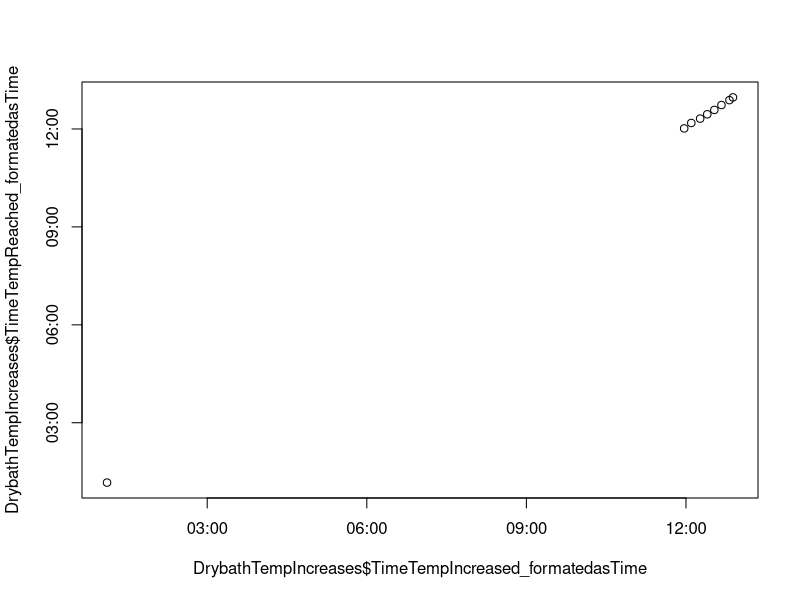
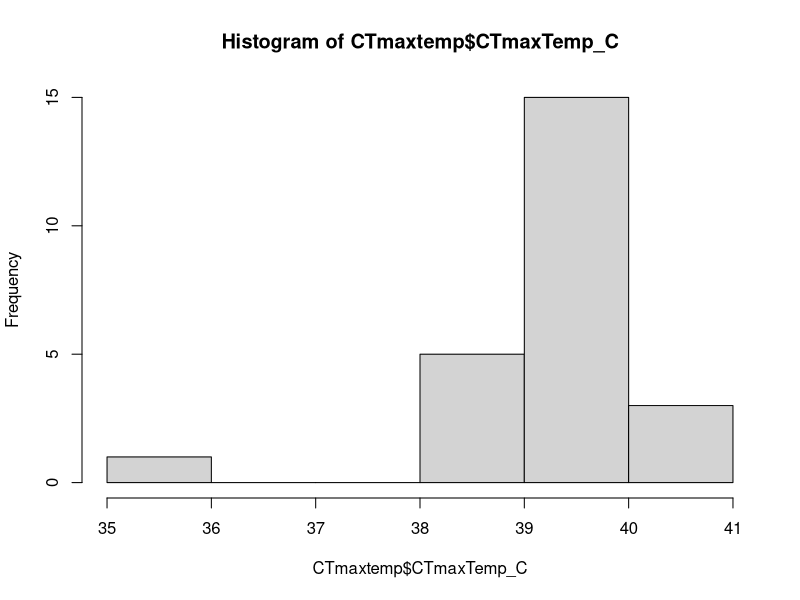
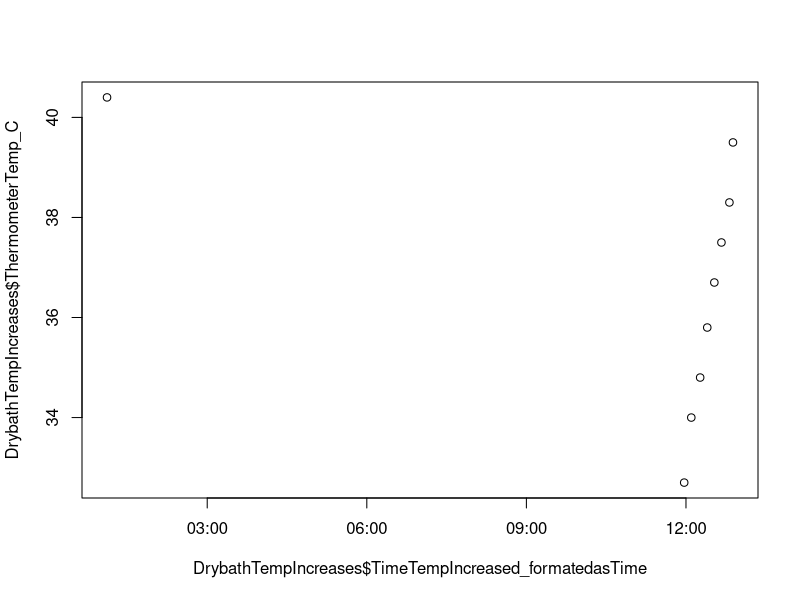
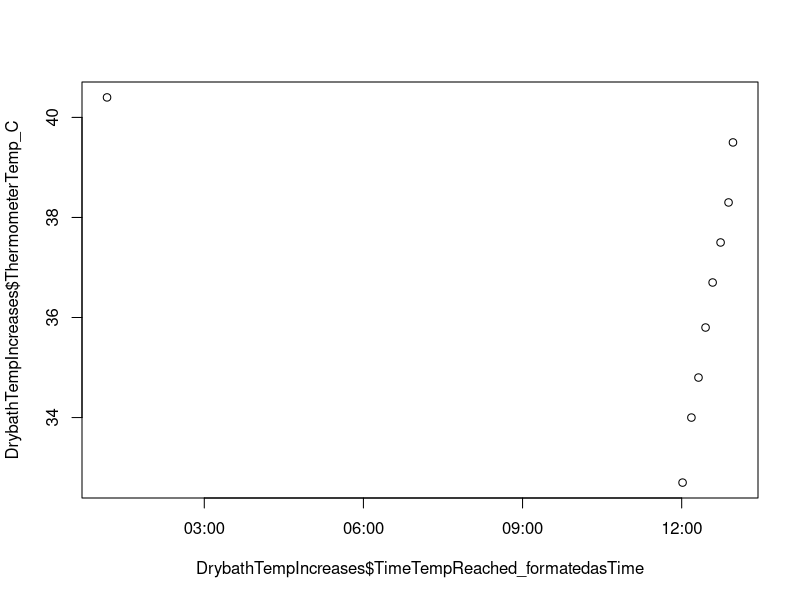
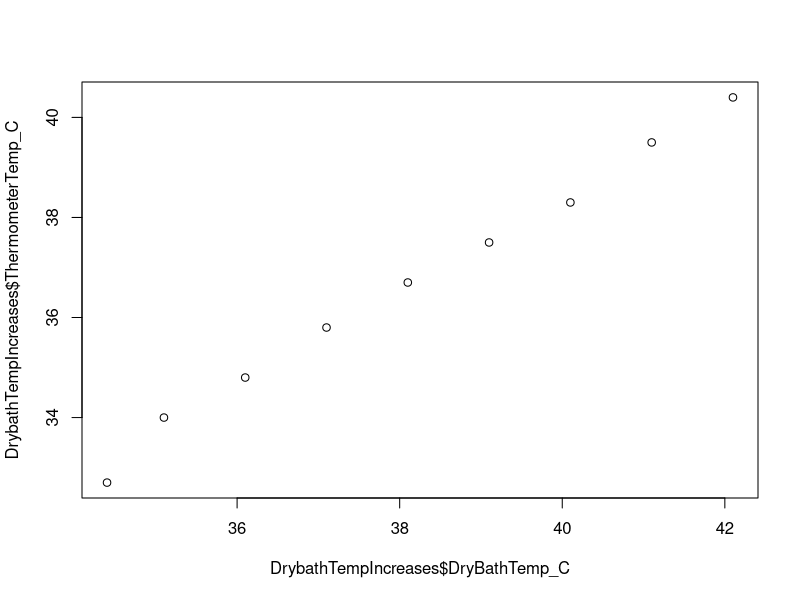
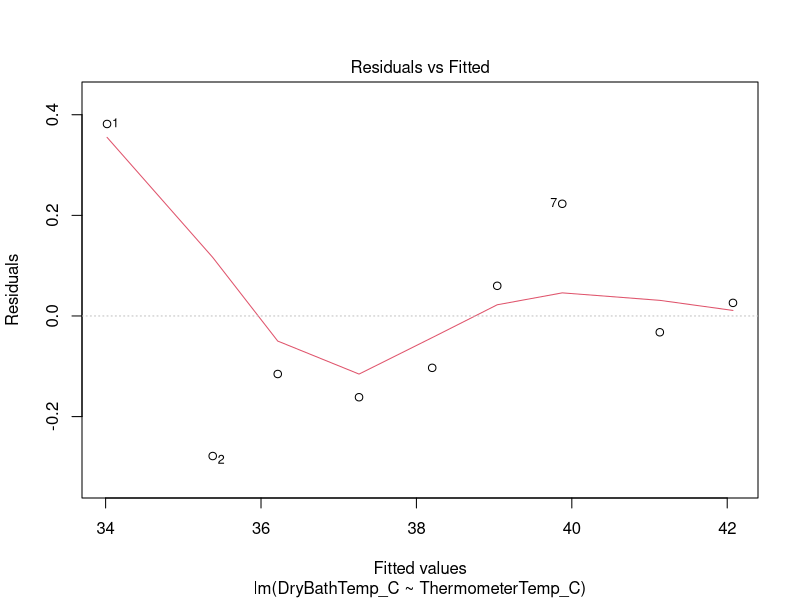
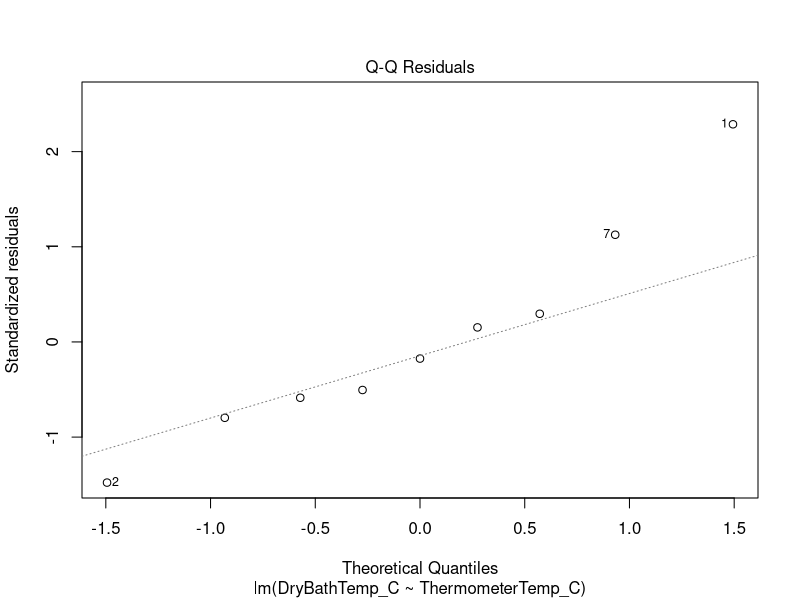
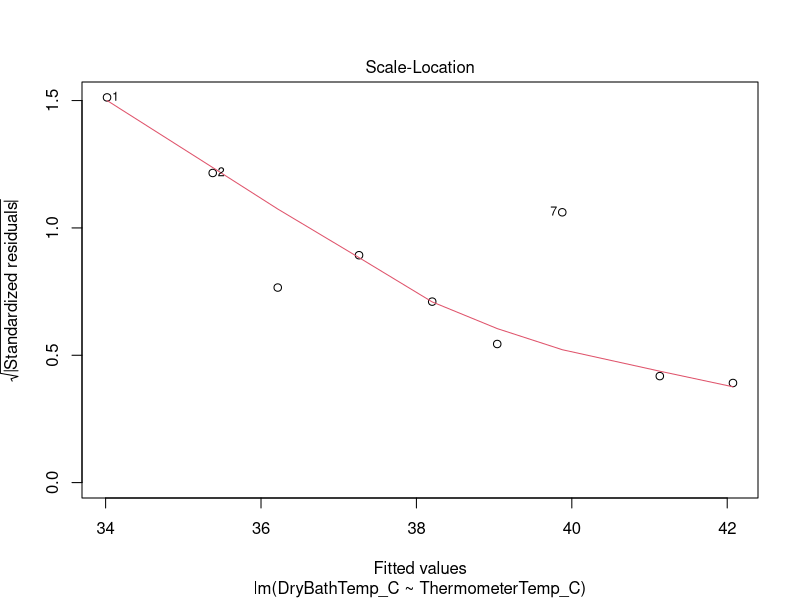

The R source for these figures, in order:
#Drybath Practice Trials

#Description: The following code is for visualization and analysis of data
#collected by Bailey Connors during practice trials for measuring CTmax on
#the drybath. 

#Code written by: Melissa Burt


#Load these packages:
library(dplyr)
library(lme4)
library(ggplot2)

#Set working directory - this defaults to where I have the project files 
#stored on my computer (MAB)
getwd()

#Load datasets
CTmaxtemp<-read.csv("DrybathTrial_Connors_CTmaxtemp_forR.csv")

DrybathTempIncreases<-read.csv("DrybathTrial_Connors_drybathtime_temp_forR.csv")
str(DrybathTempIncreases) #check to make sure R is reading in variables correctly

#Need to get R to read time correctly
DrybathTempIncreases$TimeTempIncreased_formatedasTime<-NA
DrybathTempIncreases$TimeTempIncreased_formatedasTime<-strptime(DrybathTempIncreases$TimeTempIncreased, 
                                                                format = "%H:%M")

DrybathTempIncreases$TimeTempReached_formatedasTime<-NA
DrybathTempIncreases$TimeTempReached_formatedasTime<-strptime(DrybathTempIncreases$TimeTempReached, 
                                                                format = "%H:%M")
plot(DrybathTempIncreases$TimeTempIncreased_formatedasTime, DrybathTempIncreases$TimeTempReached_formatedasTime)
#Currently plots data point after 1PM as a 1AM time point because time needs to be entered as military time. 


#CTmax histogram
hist(CTmaxtemp$CTmaxTemp_C)

#Temperature versus time
#Temp of dry bath
plot(DrybathTempIncreases$TimeTempIncreased_formatedasTime, DrybathTempIncreases$ThermometerTemp_C)
plot(DrybathTempIncreases$TimeTempReached_formatedasTime, DrybathTempIncreases$ThermometerTemp_C)
#Temp as measured by the thermometer. 


plot(DrybathTempIncreases$DryBathTemp_C, DrybathTempIncreases$ThermometerTemp_C)

RealTempvsDrybathTemp_lm<-lm(data = DrybathTempIncreases,
                             DryBathTemp_C ~ ThermometerTemp_C)
plot(RealTempvsDrybathTemp_lm)
hist(residuals(RealTempvsDrybathTemp_lm))

summary(RealTempvsDrybathTemp_lm)
